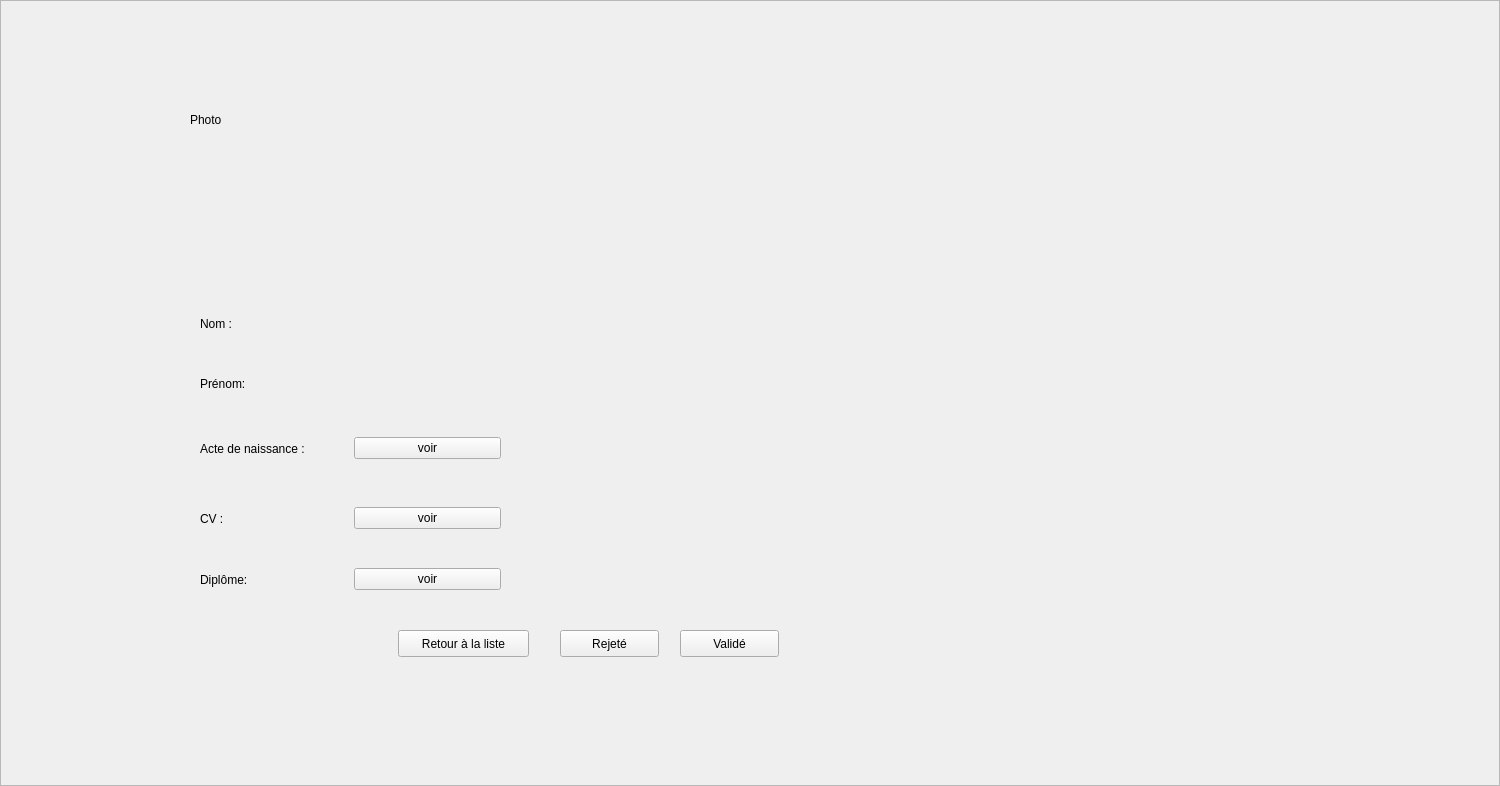
<?xml version="1.0" encoding="UTF-8"?>
<ui version="4.0">
 <class>OrganisteurValidationFrame</class>
 <widget class="QFrame" name="OrganisteurValidationFrame">
  <property name="geometry">
   <rect>
    <x>0</x>
    <y>0</y>
    <width>1500</width>
    <height>786</height>
   </rect>
  </property>
  <property name="windowTitle">
   <string>Frame</string>
  </property>
  <property name="frameShape">
   <enum>QFrame::StyledPanel</enum>
  </property>
  <property name="frameShadow">
   <enum>QFrame::Raised</enum>
  </property>
  <widget class="QLabel" name="label_photo">
   <property name="geometry">
    <rect>
     <x>190</x>
     <y>44</y>
     <width>151</width>
     <height>151</height>
    </rect>
   </property>
   <property name="text">
    <string>Photo</string>
   </property>
  </widget>
  <widget class="QPushButton" name="btn_accepte">
   <property name="geometry">
    <rect>
     <x>680</x>
     <y>630</y>
     <width>99</width>
     <height>27</height>
    </rect>
   </property>
   <property name="text">
    <string>Validé</string>
   </property>
  </widget>
  <widget class="QPushButton" name="btn_rejete">
   <property name="geometry">
    <rect>
     <x>560</x>
     <y>630</y>
     <width>99</width>
     <height>27</height>
    </rect>
   </property>
   <property name="text">
    <string>Rejeté</string>
   </property>
  </widget>
  <widget class="QWidget" name="layoutWidget">
   <property name="geometry">
    <rect>
     <x>200</x>
     <y>374</y>
     <width>301</width>
     <height>19</height>
    </rect>
   </property>
   <layout class="QHBoxLayout" name="horizontalLayout">
    <item>
     <widget class="QLabel" name="label_3">
      <property name="text">
       <string>Prénom:</string>
      </property>
     </widget>
    </item>
    <item>
     <widget class="QLabel" name="champ_prenom">
      <property name="text">
       <string/>
      </property>
     </widget>
    </item>
   </layout>
  </widget>
  <widget class="QWidget" name="layoutWidget">
   <property name="geometry">
    <rect>
     <x>200</x>
     <y>314</y>
     <width>301</width>
     <height>19</height>
    </rect>
   </property>
   <layout class="QHBoxLayout" name="horizontalLayout_2">
    <item>
     <widget class="QLabel" name="label_2">
      <property name="text">
       <string>Nom :</string>
      </property>
     </widget>
    </item>
    <item>
     <widget class="QLabel" name="champ_nom">
      <property name="text">
       <string/>
      </property>
     </widget>
    </item>
   </layout>
  </widget>
  <widget class="QWidget" name="layoutWidget">
   <property name="geometry">
    <rect>
     <x>200</x>
     <y>504</y>
     <width>301</width>
     <height>29</height>
    </rect>
   </property>
   <layout class="QHBoxLayout" name="horizontalLayout_3">
    <item>
     <widget class="QLabel" name="label_4">
      <property name="text">
       <string>CV :</string>
      </property>
     </widget>
    </item>
    <item>
     <widget class="QPushButton" name="btn_voir_cv">
      <property name="text">
       <string>voir</string>
      </property>
     </widget>
    </item>
   </layout>
  </widget>
  <widget class="QWidget" name="layoutWidget">
   <property name="geometry">
    <rect>
     <x>200</x>
     <y>564</y>
     <width>301</width>
     <height>31</height>
    </rect>
   </property>
   <layout class="QHBoxLayout" name="horizontalLayout_4">
    <item>
     <widget class="QLabel" name="label_5">
      <property name="text">
       <string>Diplôme:</string>
      </property>
     </widget>
    </item>
    <item>
     <widget class="QPushButton" name="btn_voir_diplome">
      <property name="text">
       <string>voir</string>
      </property>
     </widget>
    </item>
   </layout>
  </widget>
  <widget class="QWidget" name="layoutWidget">
   <property name="geometry">
    <rect>
     <x>200</x>
     <y>434</y>
     <width>301</width>
     <height>29</height>
    </rect>
   </property>
   <layout class="QHBoxLayout" name="horizontalLayout_5">
    <item>
     <widget class="QLabel" name="label">
      <property name="text">
       <string>Acte de naissance :</string>
      </property>
     </widget>
    </item>
    <item>
     <widget class="QPushButton" name="btn_voir_acte_naissance">
      <property name="text">
       <string>voir</string>
      </property>
     </widget>
    </item>
   </layout>
  </widget>
  <widget class="QLabel" name="label_visionneuse">
   <property name="geometry">
    <rect>
     <x>550</x>
     <y>-30</y>
     <width>561</width>
     <height>631</height>
    </rect>
   </property>
   <property name="text">
    <string/>
   </property>
  </widget>
  <widget class="QPushButton" name="btn_retour">
   <property name="geometry">
    <rect>
     <x>398</x>
     <y>630</y>
     <width>131</width>
     <height>27</height>
    </rect>
   </property>
   <property name="text">
    <string>Retour à la liste</string>
   </property>
  </widget>
 </widget>
 <resources/>
 <connections/>
</ui>
